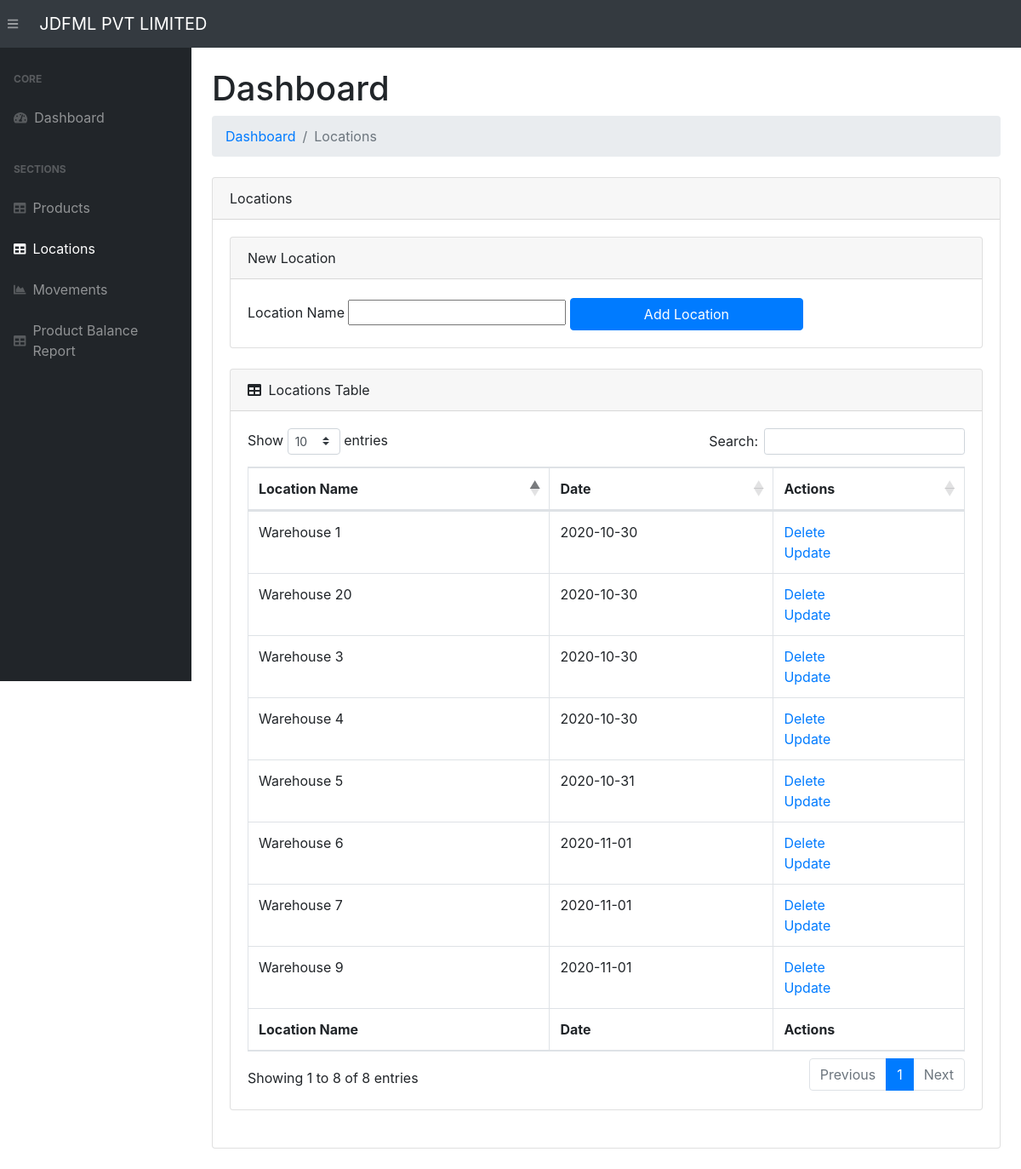
Page /locations/ on the committed database.
### app.py (models this page shows, shortened)
class Location(db.Model):
    __tablename__   = 'locations'
    location_id     = db.Column(db.String(200), primary_key=True)
    date_created    = db.Column(db.DateTime, default=datetime.utcnow)

### app.py (the view)
@app.route('/locations/', methods=["POST", "GET"])
def viewLocation():
    if (request.method == "POST") and ('location_name' in request.form):
        location_name = request.form["location_name"]
        new_location = Location(location_id=location_name)
        try:
            db.session.add(new_location)
            db.session.commit()
            return redirect("/locations/")
        except:
            locations = Location.query.order_by(Location.date_created).all()
            return "There Was an issue while add a new Location"
    else:
        locations = Location.query.order_by(Location.date_created).all()
        return render_template("locations.html", locations=locations)

### templates/locations.html (shortened to what this page needs)
{% extends 'base.html' %}
{% block content %}
<main>
    <div class="container-fluid">
        <h1 class="mt-4">Dashboard</h1>
        <ol class="breadcrumb mb-4">
            <li class="breadcrumb-item"><a href="/">Dashboard</a></li>
            <li class="breadcrumb-item active">Locations</li>
        </ol>
        <div class="card mb-4">
            <div class="card-header">Locations</div>
            <div class="card-body">
                <div class="card mb-4">
                    <div class="card-header">New Location</div>
                    <div class="card-body">
                        <form action="/locations/" method="POST" id="location_form">
                            <label for="location_name" class="col-form-label">Location Name</label>
                            <input type="text" name="location_name" id="location_name">
                            <input id="submitLocation" value="Add Location" class="btn btn-primary">
                        </form>
                    </div>
                </div>
                <div class="card mb-4">
                <div class="card-header">
                    <i class="fas fa-table mr-1"></i>
                    Locations Table
                </div>
                <div class="card-body">
                    <div class="table-responsive">
                        {% if locations|length < 1 %}
                        <h4>There are no Locations, add one above</h4>
                        {% else %}
                        <table class="table table-bordered" id="dataTable" width="100%" cellspacing="0">
                            <thead>
                                <tr>
                                    <th>Location Name</th>
                                    <th>Date</th>
                                    <th>Actions</th>
                                </tr>
                            </thead>
                            <tfoot>
                                <tr>
                                    <th>Location Name</th>
                                    <th>Date</th>
                                    <th>Actions</th>
                                </tr>
                            </tfoot>
                            <tbody>
                                {% for location in locations %}
                                <tr>
                                    <td>{{ location.location_id }}</td>
                                    <td>{{ location.date_created.date() }}</td>
                                    <td>
                                        <a href="/delete-location/{{ location.location_id }}">Delete</a>
                                        <br>
                                        <a href="/update-location/{{ location.location_id }}">Update</a>
                                    </td>
                                </tr>
                                {% endfor %}
                            </tbody>
                        </table>
                        {% endif %}
                </div>
            </div>
                </div>
            </div>
        </div>
    </div>
</main>
{% endblock %}

### rows in the picture
Location: location_id "Warehouse 1", date_created "2020-10-30"
Location: location_id "Warehouse 20", date_created "2020-10-30"
Location: location_id "Warehouse 3", date_created "2020-10-30"
Location: location_id "Warehouse 4", date_created "2020-10-30"
Location: location_id "Warehouse 5", date_created "2020-10-31"
Location: location_id "Warehouse 7", date_created "2020-11-01"
Location: location_id "Warehouse 6", date_created "2020-11-01"
Location: location_id "Warehouse 9", date_created "2020-11-01"
